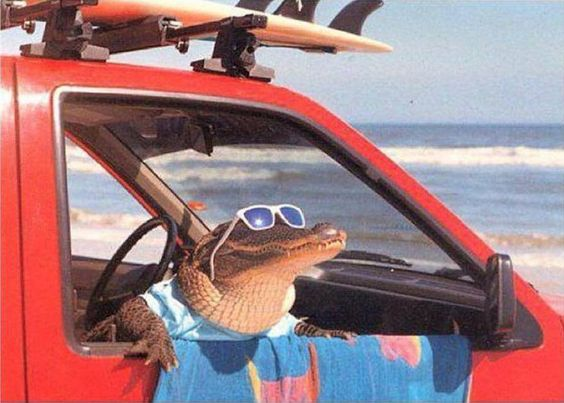
#> input picture processamento de imagens/teste.jpg, 564 x 403 px
$ python ajusteBrilho.py
#> lines starting #> are read from the running program, lines starting #| are printed output that depends on the picture
import cv2
    # carrega a imagem em escala de cinza
img = cv2.imread('teste.jpg', cv2.IMREAD_GRAYSCALE)
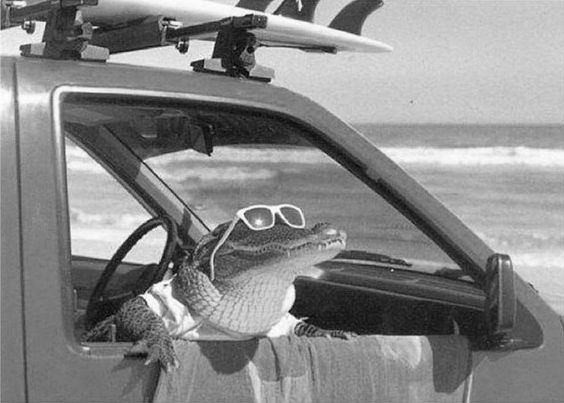
#> img: shape (403, 564); min 1, max 255, mean 135.8
    # adiciona 50 ao valor de cada pixel da imagem
img_bright = cv2.add(img, 50)
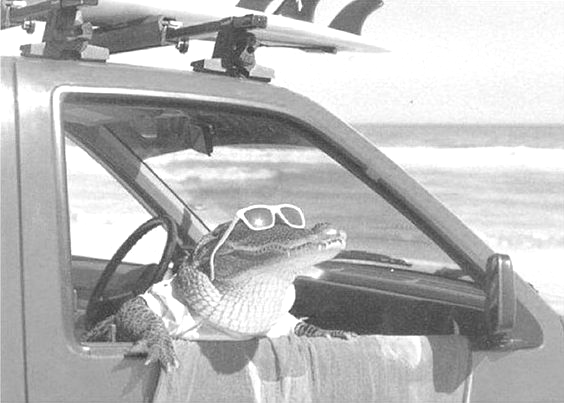
#> img_bright: shape (403, 564); min 51, max 255, mean 183.8
    # mostra as imagens
cv2.imshow('Imagem Original', img)
cv2.imshow('Imagem com Brilho Ajustado', img_bright)
cv2.waitKey(0)
cv2.destroyAllWindows()
